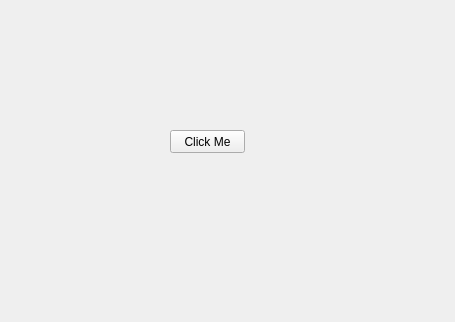
<?xml version="1.0" encoding="UTF-8"?>
<ui version="4.0">
 <class>Widget</class>
 <widget class="QWidget" name="Widget">
  <property name="geometry">
   <rect>
    <x>0</x>
    <y>0</y>
    <width>455</width>
    <height>322</height>
   </rect>
  </property>
  <property name="windowTitle">
   <string>Widget</string>
  </property>
  <widget class="QPushButton" name="pushButton">
   <property name="geometry">
    <rect>
     <x>170</x>
     <y>130</y>
     <width>75</width>
     <height>23</height>
    </rect>
   </property>
   <property name="text">
    <string>Click Me</string>
   </property>
  </widget>
 </widget>
 <resources/>
 <connections/>
</ui>
